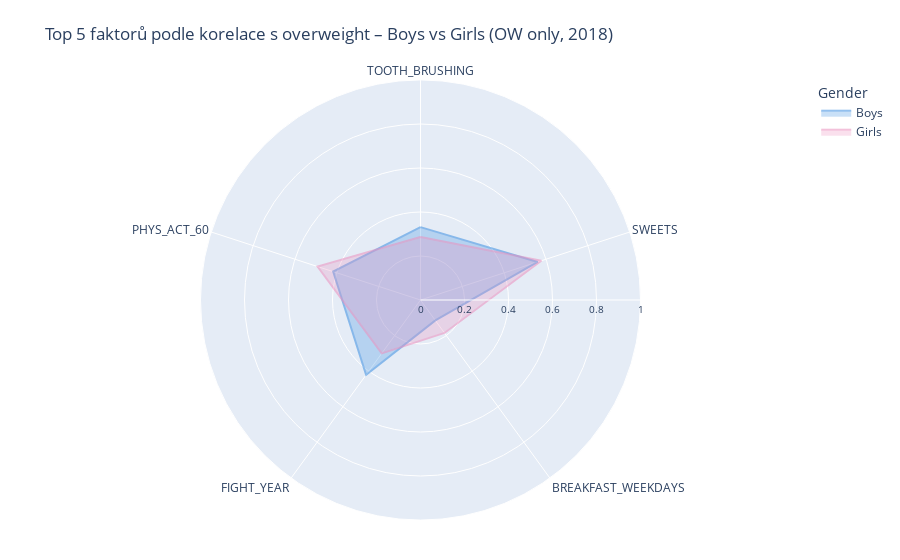

Notebook code cell kept with this figure:
### Code cell
#------------------------------------------------------------
# GRAPH 2 – radar: Top 5 faktorů podle korelace, Boys vs Girls (OW only)
# ------------------------------------------------------------

if df_2018_norm.empty:
    fig2 = None
else:
    df_ow_2018 = df_2018_norm[df_2018_norm["OVERWEIGHT"] == 1].copy()

    if df_ow_2018.empty:
        fig2 = None
    else:
        # průměrné hodnoty TOP 5 faktorů pro Boys / Girls
        sex_means_top5 = (
            df_ow_2018
            .groupby("SEX", as_index=False, observed=True)[top5_corr]
            .mean()
        )

        if sex_means_top5.empty:
            fig2 = None
        else:
            sex_means_top5["SEX_STRING"] = sex_means_top5["SEX"].map({1: "Boys", 2: "Girls"})

            radar2_long = sex_means_top5.melt(
                id_vars="SEX_STRING",
                value_vars=top5_corr,
                var_name="FACTOR",
                value_name="VALUE"
            )

            fig2 = px.line_polar(
                radar2_long,
                r="VALUE",
                theta="FACTOR",
                color="SEX_STRING",
                line_close=True,
                color_discrete_map={
                    "Boys": "#3b8ee1",
                    "Girls": "#eb8fbd",
                },
                title="Top 5 faktorů podle korelace s overweight – Boys vs Girls (OW only, 2018)",
            )

            # tady zatím necháme plný rozsah 0–1
            fig2.update_traces(fill="toself", opacity=0.55)

            fig2.update_layout(
                polar=dict(
                    radialaxis=dict(
                        range=[0, 1],
                        showticklabels=True,
                        tickfont=dict(size=10),
                    ),
                    angularaxis=dict(
                        rotation=90,
                        direction="clockwise",
                    ),
                ),
                legend_title="Gender",
                margin=dict(l=40, r=40, t=80, b=40),
            )

            fig2.show()

### Figure 1 — Plotly figure (JSON) as saved in the notebook; plotly's stock layout.template omitted (floating-point values rounded to 4 significant figures)
{"data": [{"fill": "toself", "hovertemplate": "SEX_STRING=Boys<br>VALUE=%{r}<br>FACTOR=%{theta}<extra></extra>", "legendgroup": "Boys", "line": {"color": "#3b8ee1", "dash": "solid"}, "marker": {"symbol": "circle"}, "mode": "lines", "name": "Boys", "opacity": 0.55, "r": [0.3312, 0.5599, 0.1146, 0.4208, 0.4173, 0.3312], "showlegend": true, "subplot": "polar", "theta": ["TOOTH_BRUSHING", "SWEETS", "BREAKFAST_WEEKDAYS", "FIGHT_YEAR", "PHYS_ACT_60", "TOOTH_BRUSHING"], "type": "scatterpolar"}, {"fill": "toself", "hovertemplate": "SEX_STRING=Girls<br>VALUE=%{r}<br>FACTOR=%{theta}<extra></extra>", "legendgroup": "Girls", "line": {"color": "#eb8fbd", "dash": "solid"}, "marker": {"symbol": "circle"}, "mode": "lines", "name": "Girls", "opacity": 0.55, "r": [0.2866, 0.5774, 0.1852, 0.2997, 0.4918, 0.2866], "showlegend": true, "subplot": "polar", "theta": ["TOOTH_BRUSHING", "SWEETS", "BREAKFAST_WEEKDAYS", "FIGHT_YEAR", "PHYS_ACT_60", "TOOTH_BRUSHING"], "type": "scatterpolar"}], "layout": {"legend": {"title": {"text": "Gender"}, "tracegroupgap": 0}, "margin": {"b": 40, "l": 40, "r": 40, "t": 80}, "polar": {"angularaxis": {"direction": "clockwise", "rotation": 90}, "domain": {"x": [0, 1], "y": [0, 1]}, "radialaxis": {"range": [0, 1], "showticklabels": true, "tickfont": {"size": 10}}}, "title": {"text": "Top 5 faktorů podle korelace s overweight – Boys vs Girls (OW only, 2018)"}}}
